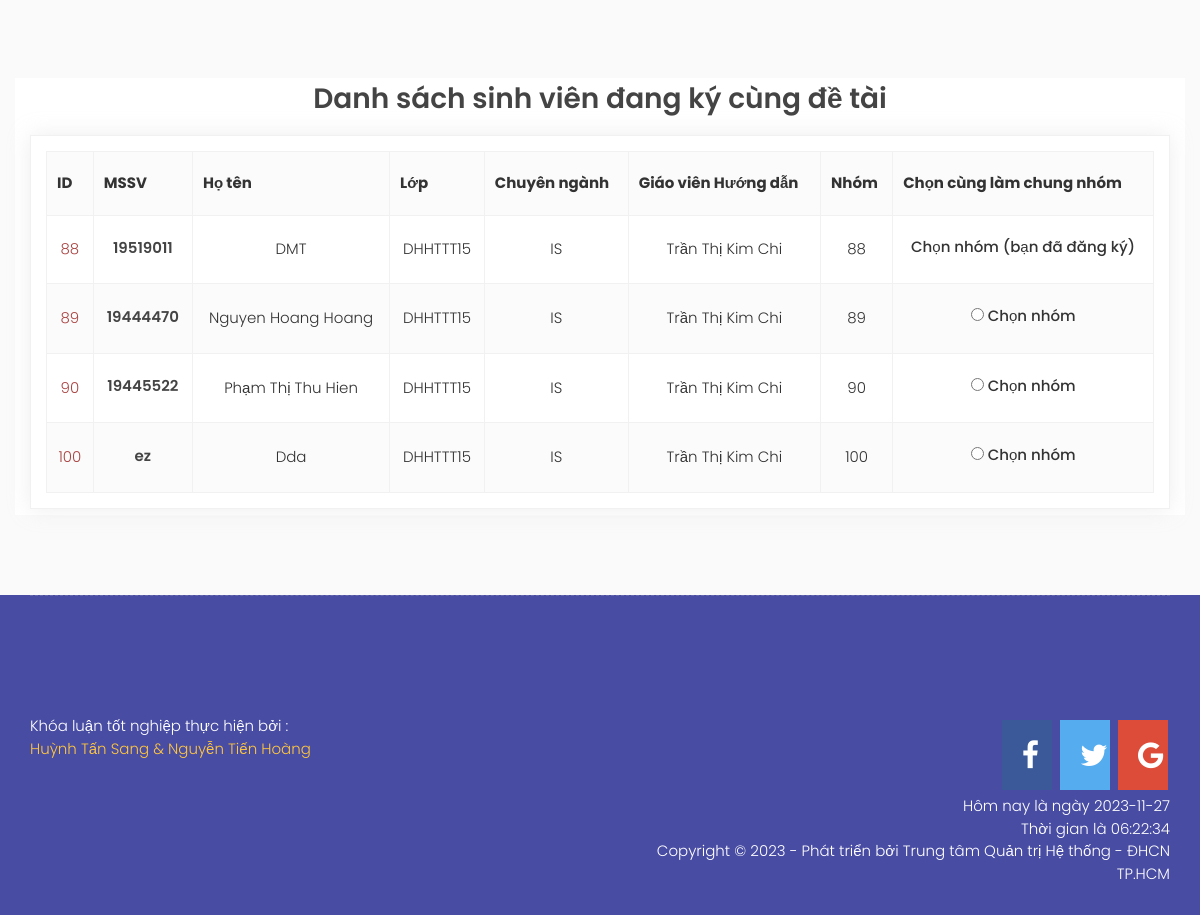
/index.php?option=thesistopic&cat=update&id=29 (signed in, lower part), run on an earlier commit of the app's database.
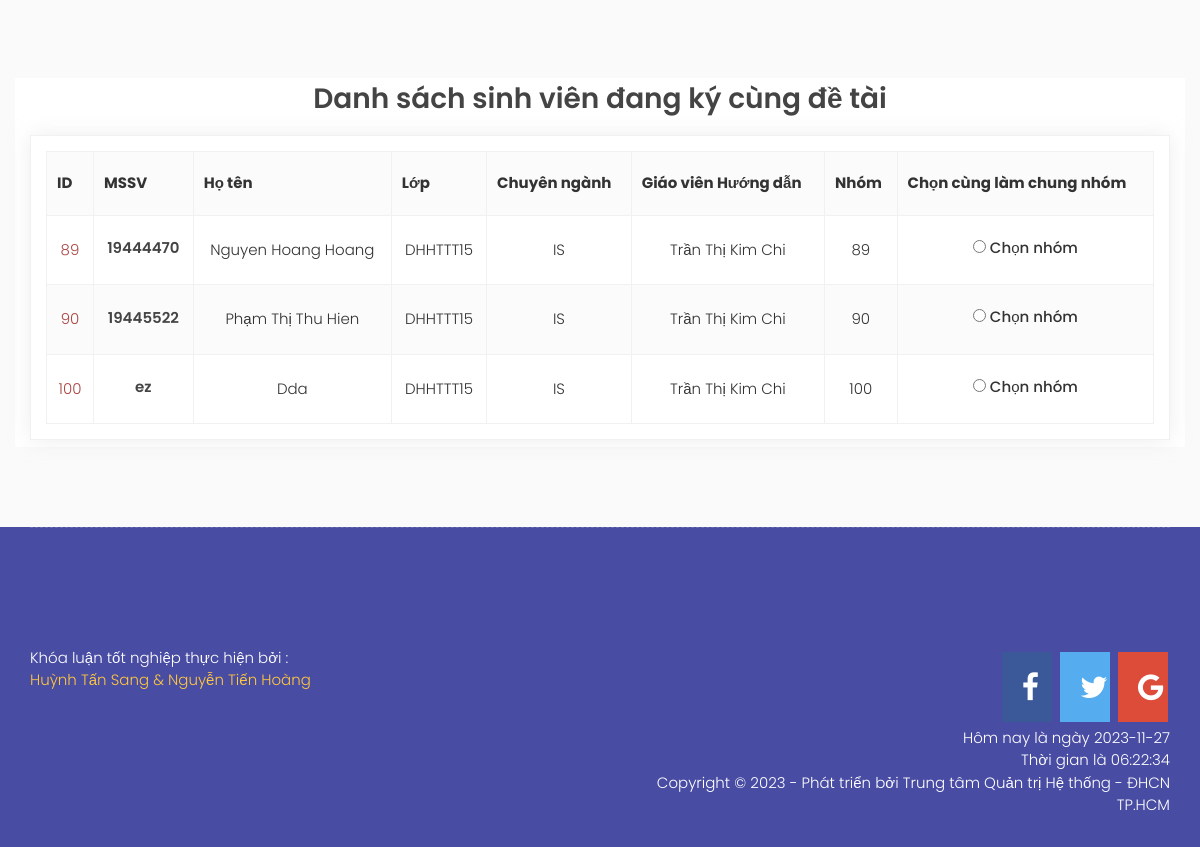
And on a later commit of the database.
### tables this page shows
CREATE TABLE `studentgroup` (
  `ID` int(11) NOT NULL,
  `ID1` varchar(100) NOT NULL,
  `username` varchar(255) NOT NULL,
  `FullName` varchar(255) DEFAULT NULL,
  `ClassRoom` varchar(252) NOT NULL,
  `ThesisTopicID` int(11) NOT NULL,
  `TeacherID` int(11) NOT NULL,
  `TeacherName` varchar(255) NOT NULL,
  `SubGroupID` int(11) DEFAULT NULL,
  `registertopicID` int(11) NOT NULL
);

CREATE TABLE `thesistopic` (
  `ID` int(11) NOT NULL,
  `Name` varchar(1000) DEFAULT NULL,
  `Instructors` varchar(200) DEFAULT NULL,
  `InstructorsID` int(11) DEFAULT NULL,
  `Subject` varchar(220) DEFAULT NULL,
  `SubjectID` int(11) DEFAULT NULL,
  `ThesisTopicType` varchar(220) DEFAULT NULL,
  `Description` varchar(1000) DEFAULT NULL,
  `Requirement` varchar(1000) NOT NULL,
  `SkillKnowledge` varchar(1000) NOT NULL,
  `ThesisTopicTypeID` int(11) DEFAULT NULL,
  `Status` int(11) DEFAULT NULL,
  `SupervisingTeacher` varchar(220) DEFAULT NULL,
  `SupervisingTeacherID` int(11) DEFAULT NULL
);

### system/load.php (called while the page is built, shortened)
<?php
function loadComponent($page=true)
{
	$pathView='views/';
	if($page==true)
	{
		$pathView.='pages/';
		if(isset($_REQUEST['option']))
		{
			$pathView.=$_REQUEST['option'];
			if($_REQUEST['option']=='cart')
			{
				if(isset($_REQUEST['cat']))
				{
					$pathView.='-'.$_REQUEST['cat'].'.php';
				}
				else
				{
					$pathView.='.php';
				}
			}
			else
			{
				if(isset($_REQUEST['id']))
				{
					$pathView.='-detail.php';
				}
			}
		}
		else
		{
			$pathView.='home.php';
		}
	}
	require_once($pathView);
}
function loadModel($name)
{
	$model = ucfirst(strtolower($name));
	$pathView ='models/'.$model.'.php';
	return new $model;
}
?>

### index.php (called while the page is built, shortened)
<?php
require_once('system/Database.php');
require_once('system/load.php');
loadComponent();
 ?>

### system/Database.php (called while the page is built, shortened)
<?php
 class Database extends config
 {
 	function __construct()
 	{
 		$this->conn = mysqli_connect($this->DB_SERVER,$this->DB_USERNAME,$this->DB_PASSWORD,$this->DB_NAME);
 		mysqli_set_charset($this->conn,"utf8");
 	}
 	function TableName($name)
 	{
 		return $this->dbprefix.$name;
 	}
 	function QueryOne($sql)
 	{
 		$result=mysqli_query($this->conn,$sql);
 		$row=mysqli_fetch_assoc($result);
 		return $row;
 	}
 	function QueryAll($sql)
 	{
 		$result=mysqli_query($this->conn, $sql);
 		$a=array();
 		while($row=mysqli_fetch_assoc($result))
 		{
 			$a[]=$row;
 		}
 		return $a;
 	}
 }
  ?>

### models/User.php (called while the page is built, shortened)
<?php
class User extends Database
{
	function __construct()
	{
		$this->table = $this->tablename('user');
	}
function list_user_cuss($id)
	{
		$sql="SELECT * FROM $this->table WHERE status='1' AND access='6' AND ID = '$id'";
		return $this->QueryOne($sql);
	}
}

### models/U_thesistopic.php (called while the page is built, shortened)
<?php
class u_thesistopic extends Database
{
	function __construct()
	{
		$this->table = $this->tablename('thesistopic');
	}
	function thesistopic_rowid($id)
	{
		$sql="SELECT * FROM $this->table
		WHERE id='$id'";
		return $this->QueryOne($sql);
	}
}
?>

### models/Student_group.php (called while the page is built, shortened)
<?php
 class Student_group extends Database
 {
 	function __construct()
 	{
 		$this->table = $this -> TableName('studentgroup');
 	}
 	function all_studentgroup($topicID)
    {
        $sql="SELECT * FROM $this->table WHERE ThesisTopicID = '$topicID'";
        return $this->QueryAll($sql);
    }
 }
 ?>

### views/pages/thesistopic-detail.php (the view, shortened to what this page needs)
<?php
require_once('views/header.php');
require_once ('system/load.php');
require_once ('system/Database.php');
$user = loadModel('User');
$id=$_REQUEST['id'];
$u_thesistopic= loadModel('U_thesistopic');
$row=$u_thesistopic->thesistopic_rowid($id);
$id = $_SESSION['customer_id'];
$rowUser= $user->list_user_cuss($id);
$studentgroup= loadModel('Student_group');
$listGroup=$studentgroup->all_studentgroup($row['ID']);
?>
				<section class="flight-destinations">
					<div class="container bg-white">
						<div class="row">
							<div class="account-info-wrapper">
								<h2 style="text-align:center;">Danh sách sinh viên đang ký cùng đề tài</h2>
							</div>
							<div class="col-md-12 col-sm-12">
								<div class="flight-table">
									<table>
										<thead>
											<tr>
												<th>ID</th>
												<th>MSSV</th>
												<th>Họ tên</th>
												<th>Lớp</th>
												<th>Chuyên ngành</th>
												<th>Giáo viên Hướng dẫn</th>
												<th>Nhóm</th>
												<th>Chọn cùng làm chung nhóm</th>
											</tr>
										</thead>
										<tbody>
											<?php foreach($listGroup as $row1):?>
												<?php
												$subgroup = $row1['SubGroupID'];
												if($subgroup <1){
													$subgroup = $row1['ID'];
												}
												?>
												<tr>
													<td class="text-center text-danger"><?php echo $subgroup  ?></td>
													<td class="text-center"><h6><?php echo $row1['username']  ?></td>
														<td class="text-center"><?php echo $row1['FullName']  ?></td>
														<td class="text-center"><?php echo $row1['ClassRoom']  ?></td>
														<td class="text-center"><?php echo $row['Subject']  ?></td>
														<td class="text-center"><?php echo $row1['TeacherName']  ?></td>
														<td class="text-center"><?php echo $subgroup  ?></td>
														<td class="text-center">
															<?php if($id == $row1['ID1'] ) { ?>
																<label for="<?php $subgroup ?>">Chọn nhóm (bạn đã đăng ký)</label>
															<?php } else if($subgroup > $row1['ID']) { ?>
																<?php echo $id;
																	echo $row1['ID'];
																 ?>
															<?php } else{ ?>
																<input type="radio" name="idTicket" id="<?php $subgroup  ?>" value="<?php echo $subgroup  ?>">
																<label for="<?php $subgroup  ?>">Chọn nhóm</label>
															<?php } ?>
														</td>
													</tr>
												<?php endforeach; ?>
											</tbody>
										</table>
									</div>
								</div>
							</div>
						</div>
				</section>
				<?php require_once('views/footer.php');
				?>

What changed in the data, as far as the page shows it:
removed studentgroup: SubGroupID "88", username "19519011", FullName "DMT", ClassRoom "DHHTTT15", ThesisTopicID.Subject "IS", TeacherName "Trần Thị Kim Chi", ID1 "Chọn nhóm (bạn đã đăng ký)"
